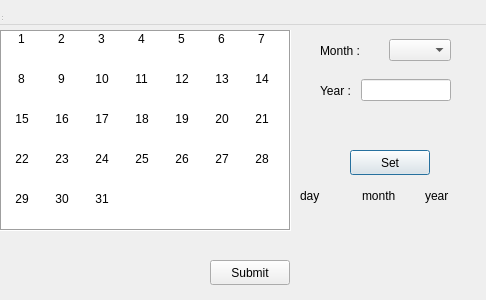
<?xml version="1.0" encoding="UTF-8"?>
<ui version="4.0">
 <class>calender</class>
 <widget class="QDialog" name="calender">
  <property name="geometry">
   <rect>
    <x>0</x>
    <y>0</y>
    <width>486</width>
    <height>300</height>
   </rect>
  </property>
  <property name="windowTitle">
   <string>MainWindow</string>
  </property>
  <widget class="QWidget" name="centralwidget" native="true">
   <property name="geometry">
    <rect>
     <x>0</x>
     <y>0</y>
     <width>760</width>
     <height>405</height>
    </rect>
   </property>
   <widget class="QListWidget" name="listWidget">
    <property name="geometry">
     <rect>
      <x>0</x>
      <y>30</y>
      <width>291</width>
      <height>201</height>
     </rect>
    </property>
    <property name="sizePolicy">
     <sizepolicy hsizetype="Expanding" vsizetype="Expanding">
      <horstretch>0</horstretch>
      <verstretch>0</verstretch>
     </sizepolicy>
    </property>
    <property name="minimumSize">
     <size>
      <width>0</width>
      <height>0</height>
     </size>
    </property>
    <property name="baseSize">
     <size>
      <width>0</width>
      <height>0</height>
     </size>
    </property>
    <property name="mouseTracking">
     <bool>false</bool>
    </property>
    <property name="frameShape">
     <enum>QFrame::Box</enum>
    </property>
    <property name="verticalScrollBarPolicy">
     <enum>Qt::ScrollBarAlwaysOff</enum>
    </property>
    <property name="horizontalScrollBarPolicy">
     <enum>Qt::ScrollBarAlwaysOff</enum>
    </property>
    <property name="isWrapping" stdset="0">
     <bool>true</bool>
    </property>
    <property name="resizeMode">
     <enum>QListView::Fixed</enum>
    </property>
    <property name="spacing">
     <number>-179</number>
    </property>
    <property name="gridSize">
     <size>
      <width>40</width>
      <height>40</height>
     </size>
    </property>
    <property name="viewMode">
     <enum>QListView::IconMode</enum>
    </property>
    <item>
     <property name="text">
      <string>1</string>
     </property>
    </item>
    <item>
     <property name="text">
      <string>2</string>
     </property>
    </item>
    <item>
     <property name="text">
      <string>3</string>
     </property>
    </item>
    <item>
     <property name="text">
      <string>4</string>
     </property>
    </item>
    <item>
     <property name="text">
      <string>5</string>
     </property>
    </item>
    <item>
     <property name="text">
      <string>6</string>
     </property>
    </item>
    <item>
     <property name="text">
      <string>7</string>
     </property>
    </item>
    <item>
     <property name="text">
      <string>8</string>
     </property>
    </item>
    <item>
     <property name="text">
      <string>9</string>
     </property>
    </item>
    <item>
     <property name="text">
      <string>10</string>
     </property>
    </item>
    <item>
     <property name="text">
      <string>11</string>
     </property>
    </item>
    <item>
     <property name="text">
      <string>12</string>
     </property>
    </item>
    <item>
     <property name="text">
      <string>13</string>
     </property>
    </item>
    <item>
     <property name="text">
      <string>14</string>
     </property>
    </item>
    <item>
     <property name="text">
      <string>15</string>
     </property>
    </item>
    <item>
     <property name="text">
      <string>16</string>
     </property>
    </item>
    <item>
     <property name="text">
      <string>17</string>
     </property>
    </item>
    <item>
     <property name="text">
      <string>18</string>
     </property>
    </item>
    <item>
     <property name="text">
      <string>19</string>
     </property>
    </item>
    <item>
     <property name="text">
      <string>20</string>
     </property>
    </item>
    <item>
     <property name="text">
      <string>21</string>
     </property>
    </item>
    <item>
     <property name="text">
      <string>22</string>
     </property>
    </item>
    <item>
     <property name="text">
      <string>23</string>
     </property>
    </item>
    <item>
     <property name="text">
      <string>24</string>
     </property>
    </item>
    <item>
     <property name="text">
      <string>25</string>
     </property>
    </item>
    <item>
     <property name="text">
      <string>26</string>
     </property>
    </item>
    <item>
     <property name="text">
      <string>27</string>
     </property>
    </item>
    <item>
     <property name="text">
      <string>28</string>
     </property>
    </item>
    <item>
     <property name="text">
      <string>29</string>
     </property>
    </item>
    <item>
     <property name="text">
      <string>30</string>
     </property>
    </item>
    <item>
     <property name="text">
      <string>31</string>
     </property>
    </item>
   </widget>
   <widget class="QWidget" name="horizontalLayoutWidget">
    <property name="geometry">
     <rect>
      <x>320</x>
      <y>30</y>
      <width>131</width>
      <height>41</height>
     </rect>
    </property>
    <layout class="QHBoxLayout" name="horizontalLayout_3">
     <item>
      <widget class="QLabel" name="label">
       <property name="text">
        <string>Month :</string>
       </property>
      </widget>
     </item>
     <item>
      <widget class="QComboBox" name="comboBox">
       <item>
        <property name="text">
         <string/>
        </property>
       </item>
       <item>
        <property name="text">
         <string>Jan</string>
        </property>
       </item>
       <item>
        <property name="text">
         <string>Feb</string>
        </property>
       </item>
       <item>
        <property name="text">
         <string>Mar</string>
        </property>
       </item>
       <item>
        <property name="text">
         <string>Apr</string>
        </property>
       </item>
       <item>
        <property name="text">
         <string>May</string>
        </property>
       </item>
       <item>
        <property name="text">
         <string>Jun</string>
        </property>
       </item>
       <item>
        <property name="text">
         <string>Jul</string>
        </property>
       </item>
       <item>
        <property name="text">
         <string>Aug</string>
        </property>
       </item>
       <item>
        <property name="text">
         <string>Sep</string>
        </property>
       </item>
       <item>
        <property name="text">
         <string>Oct</string>
        </property>
       </item>
       <item>
        <property name="text">
         <string>Nov</string>
        </property>
       </item>
       <item>
        <property name="text">
         <string>Dec</string>
        </property>
       </item>
      </widget>
     </item>
    </layout>
   </widget>
   <widget class="QWidget" name="horizontalLayoutWidget_2">
    <property name="geometry">
     <rect>
      <x>320</x>
      <y>70</y>
      <width>131</width>
      <height>41</height>
     </rect>
    </property>
    <layout class="QHBoxLayout" name="horizontalLayout_4">
     <item>
      <widget class="QLabel" name="label_2">
       <property name="text">
        <string>Year : </string>
       </property>
      </widget>
     </item>
     <item>
      <widget class="QLineEdit" name="lineEdit">
       <property name="maxLength">
        <number>4</number>
       </property>
       <property name="frame">
        <bool>true</bool>
       </property>
       <property name="echoMode">
        <enum>QLineEdit::Normal</enum>
       </property>
       <property name="alignment">
        <set>Qt::AlignCenter</set>
       </property>
      </widget>
     </item>
    </layout>
   </widget>
   <widget class="QWidget" name="horizontalLayoutWidget_3">
    <property name="geometry">
     <rect>
      <x>300</x>
      <y>180</y>
      <width>181</width>
      <height>31</height>
     </rect>
    </property>
    <layout class="QHBoxLayout" name="horizontalLayout_5">
     <item>
      <widget class="QLabel" name="ShowDay">
       <property name="text">
        <string>day</string>
       </property>
      </widget>
     </item>
     <item>
      <widget class="QLabel" name="ShowMonth">
       <property name="text">
        <string>month</string>
       </property>
      </widget>
     </item>
     <item>
      <widget class="QLabel" name="ShowYear">
       <property name="text">
        <string>year</string>
       </property>
      </widget>
     </item>
    </layout>
   </widget>
   <widget class="QPushButton" name="setTime">
    <property name="geometry">
     <rect>
      <x>350</x>
      <y>150</y>
      <width>80</width>
      <height>25</height>
     </rect>
    </property>
    <property name="text">
     <string>Set</string>
    </property>
   </widget>
   <widget class="QPushButton" name="pushButton">
    <property name="geometry">
     <rect>
      <x>210</x>
      <y>260</y>
      <width>80</width>
      <height>25</height>
     </rect>
    </property>
    <property name="text">
     <string>Submit</string>
    </property>
   </widget>
  </widget>
  <widget class="QMenuBar" name="menubar">
   <property name="geometry">
    <rect>
     <x>0</x>
     <y>0</y>
     <width>583</width>
     <height>25</height>
    </rect>
   </property>
  </widget>
  <widget class="QStatusBar" name="statusbar">
   <property name="geometry">
    <rect>
     <x>0</x>
     <y>0</y>
     <width>3</width>
     <height>22</height>
    </rect>
   </property>
  </widget>
 </widget>
 <resources/>
 <connections/>
</ui>
